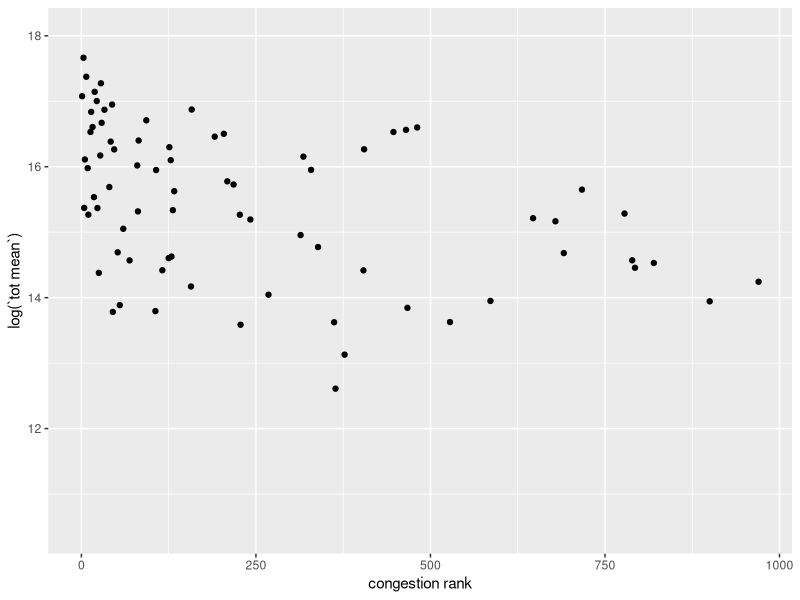
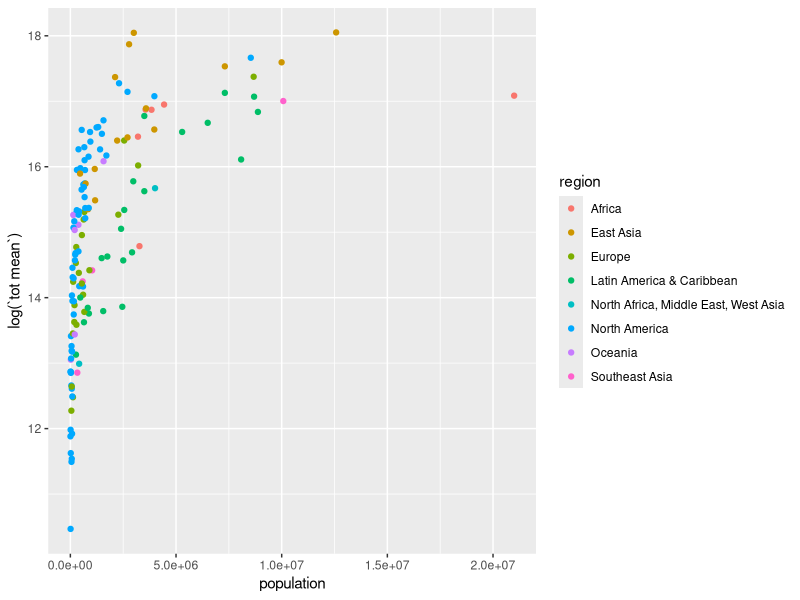
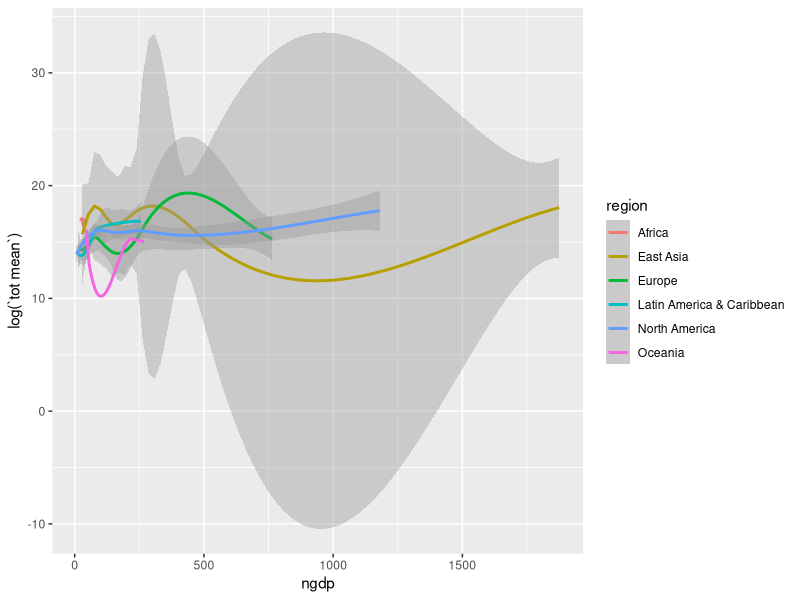
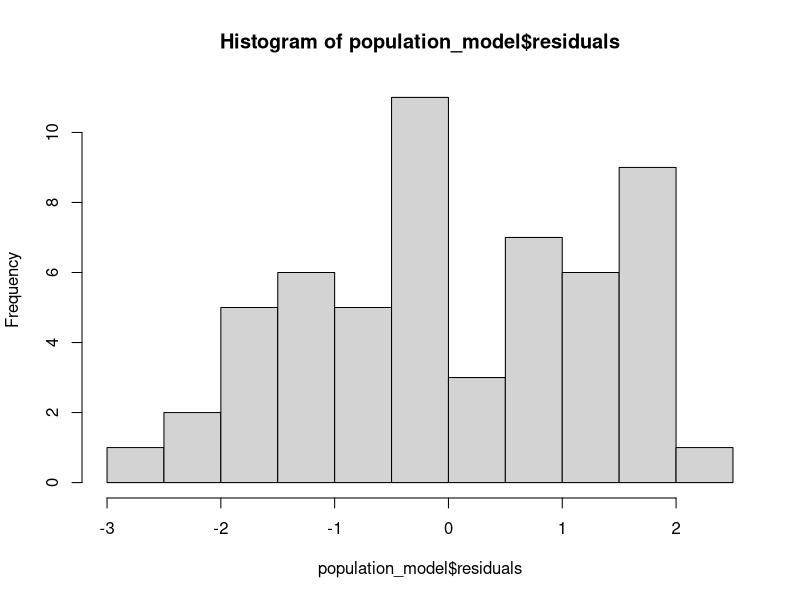
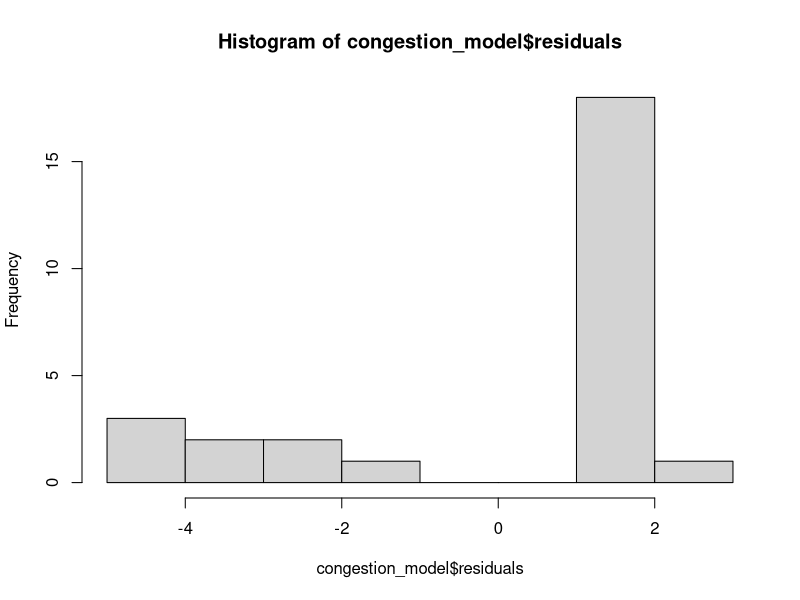
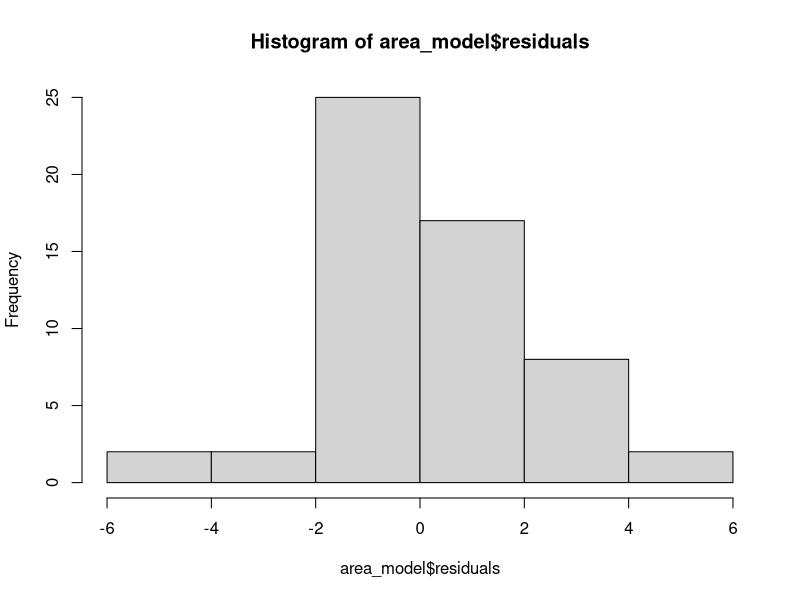

These figures' R source, in order:
library(tidyverse)
library(readxl)
#-----------------
#READ DATA FROM FILE
#-----------------
dataset <- read_excel("D_FINAL.xlsx")

# ----------------
#DATA TIDYING
#-----------------
# This line removes all unnecessary columns. This is a very large dataset, 
# so we have many columns to remove. We are removing columns by index to 
# avoid having an impractically large command
correct_dataset_columns <- dataset[c(14, 23, 24, 27:32, 34, 40, 50, 63, 
                                     92, 100,103, 111,120, 136, 137)]



# There are a lot of nasty column names such as 
# 'Congestion rank (INRIX) [dimensionless]' that should be renamed to things like   
# 'congestion rank' instead. This renames each of those column names to something
# easier to work with
colnames(correct_dataset_columns) <- c(
  'scope 1 emissions', 
  'scope 2 emissions','total emissions',
  's1 lower bound',
  's1 upper bound', 's1 mean', 'tot lower bound',
  'tot upper bound', 'tot mean',
  'co2 emissions per capita', 'region', 'population',
  'city area km',
  'ngdp',
  'energy per person co2', 'center of commerce index',
  'mean one-way travel time',
  'congestion rank',
  'social cohesion rank', 'technology rank', 
  '')


# Prints the correlation between 'total emissions' and all other columns
# between 0.3 and 0.5 is considered 'moderately correlated. Between 0.5 and 0.7
# is highly correlated, and higher than 0.7 is considered highly correlated.
correlations <- cor(correct_dataset_columns$`total emissions`, "storage.mode<-"(as.matrix(correct_dataset_columns[c(1:ncol(correct_dataset_columns))]), "numeric"), use = "pairwise.complete.obs")
format(correlations)  

# This functions as our logit function that will be used in our logistic 
# regressions for research questions 2 and 3. 
# We create a new column called 'emissions level' to store this new data in
# We take the median of all 'tot mean' values, and we classify all
# values higher than the median as 'high emissions' and all the values lower or 
# equal to the median as 'low emissions'.
# For 'tot mean', we have more NA values than actual values, so we first use
# complete.cases to remove all rows where 'tot mean' is 'NA'
correct_dataset_columns <- correct_dataset_columns[complete.cases(correct_dataset_columns[ , c('tot mean')]), ]
tot_mean_median <- median(correct_dataset_columns$`tot mean`)

high_low_emissions <- c(nrow(correct_dataset_columns))
for (index in 1:nrow(correct_dataset_columns)){
  tot_mean = correct_dataset_columns[index, ]$`tot mean`
  print(tot_mean)
  if (tot_mean > tot_mean_median){
    high_low_emissions[index] <- 1
  }
  else {
    high_low_emissions[index] <- 0
  }
}
correct_dataset_columns$`emissions level` <- high_low_emissions


training_data <- head(correct_dataset_columns, 56)
testing_data <- tail(correct_dataset_columns, 86)


#-----------------
#DATA VISUALIZATION
#-----------------

# Graph population vs. emissions 
ggplot(data = correct_dataset_columns) +
  geom_point(mapping = aes(x = `congestion rank`, y = log(`tot mean`)))

# Graph congestion rank vs. total pollution
ggplot(data = correct_dataset_columns) +
  geom_point(mapping = aes(x = population, y = log(`tot mean`), color=region))


# Graph median income vs. emissions
ggplot(data = correct_dataset_columns) +
  geom_smooth(mapping = aes(x = `ngdp`, y = log(`tot mean`), color=region))


#-----------------
#RESEARCH QUESTION 1
#-----------------
# First research question: What effect does a city's population have on its total emissions?
# For this, we set up a linear regression model that uses a city's population
# to predict what the city's total pollution level is

# By the below model we get Y-Intercept as 1.44e+01 and slope as 3.202e-07. 
# p value is really small(4.29e-14) which is a good thing. R-squared value is 0.3355 which means almost 33% of total emissions 
# can be estimated given the changes in population.
population_model <- lm(log(`tot mean`) ~ population, data=training_data)
population_model
summary(population_model)

# Information regarding the model
attributes(population_model)
population_model$residuals
# NOTE: If your plot window is too small in RStudio, you will get an error
# at this line. To fix this, you just need to drag the end of your plot window
# to make it a bit bigger. 
hist(population_model$residuals)

# prediction
predict(population_model, testing_data) %>% round(1)


#-----------------
#RESEARCH QUESTION 2
#-----------------
# Second research question: What effect does congestion have on a city's total emissions?
congestion_model <- glm(`emissions level` ~ `mean one-way travel time` + 
                          `congestion rank`, data=training_data, 
                        family="binomial")
summary(congestion_model)

# Information regarding the model
attributes(congestion_model)
congestion_model$residuals
# NOTE: If your plot window is too small in RStudio, you will get an error
# at this line. To fix this, you just need to drag the end of your plot window
# to make it a bit bigger. 
hist(congestion_model$residuals)

# prediction
probabilities <- congestion_model %>% predict(testing_data, type = "response")
predicted_congestion_classes <- ifelse(probabilities > 0.5, 1, 0)
print(predicted_congestion_classes)


#-----------------
#RESEARCH QUESTION 3
#-----------------
# Third research question: What effect does a city's area have on the city's overall total emissions?
area_model <- glm(`emissions level` ~ `city area km`, data=training_data, 
                        family="binomial")
summary(area_model)

# Information regarding the model
attributes(area_model)
area_model$residuals
# NOTE: If your plot window is too small in RStudio, you will get an error
# at this line. To fix this, you just need to drag the end of your plot window
# to make it a bit bigger. 
hist(area_model$residuals)


# prediction
probabilities <- area_model %>% predict(testing_data, type = "response")
predicted_area_classes <- ifelse(probabilities > 0.5, 1, 0)
print(predicted_area_classes)

